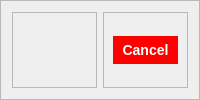
           <widget class="QFrame" name="frame_8">
            <property name="minimumSize">
             <size>
              <width>0</width>
              <height>100</height>
             </size>
            </property>
            <property name="maximumSize">
             <size>
              <width>16777215</width>
              <height>100</height>
             </size>
            </property>
            <property name="frameShape">
             <enum>QFrame::StyledPanel</enum>
            </property>
            <property name="frameShadow">
             <enum>QFrame::Raised</enum>
            </property>
            <layout class="QHBoxLayout" name="horizontalLayout_4">
             <item>
              <widget class="QFrame" name="frame_18">
               <property name="frameShape">
                <enum>QFrame::StyledPanel</enum>
               </property>
               <property name="frameShadow">
                <enum>QFrame::Raised</enum>
               </property>
              </widget>
             </item>
             <item>
              <widget class="QFrame" name="frame_19">
               <property name="maximumSize">
                <size>
                 <width>150</width>
                 <height>16777215</height>
                </size>
               </property>
               <property name="frameShape">
                <enum>QFrame::StyledPanel</enum>
               </property>
               <property name="frameShadow">
                <enum>QFrame::Raised</enum>
               </property>
               <layout class="QVBoxLayout" name="verticalLayout_7">
                <item>
                 <widget class="QPushButton" name="pushButton_4">
                  <property name="cursor">
                   <cursorShape>PointingHandCursor</cursorShape>
                  </property>
                  <property name="styleSheet">
                   <string notr="true">QPushButton{
	color:white;
    background-color: red;
    border-width: 2px sold ;
    border-radius: 15px;
    border-color: red;
    font: bold 14px;
    padding: 6px;
}</string>
                  </property>
                  <property name="text">
                   <string>Cancel</string>
                  </property>
                 </widget>
                </item>
               </layout>
              </widget>
             </item>
            </layout>
           </widget>
